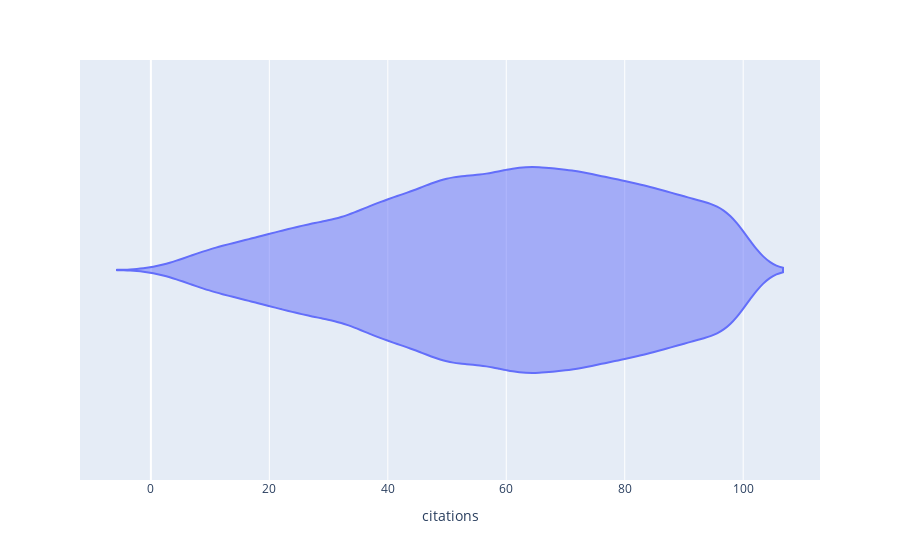

Notebook source saved alongside this figure:
### Code cell
px.violin(df,'citations')

### Figure 1 — Plotly figure (JSON) as saved in the notebook; plotly's stock layout.template omitted (floating-point values rounded to 4 significant figures; data arrays with more than 128 entries replaced by an {"elided": "..."} marker saying what was removed)
{"data": [{"alignmentgroup": "True", "box": {"visible": false}, "hovertemplate": "citations=%{x}<extra></extra>", "legendgroup": "", "marker": {"color": "#636efa"}, "name": "", "offsetgroup": "", "orientation": "h", "scalegroup": "True", "showlegend": false, "type": "violin", "x": {"elided": "21440 float values"}, "x0": " ", "xaxis": "x", "y0": " ", "yaxis": "y"}], "layout": {"legend": {"tracegroupgap": 0}, "margin": {"t": 60}, "violinmode": "group", "xaxis": {"anchor": "y", "domain": [0, 1], "title": {"text": "citations"}}, "yaxis": {"anchor": "x", "domain": [0, 1]}}}
